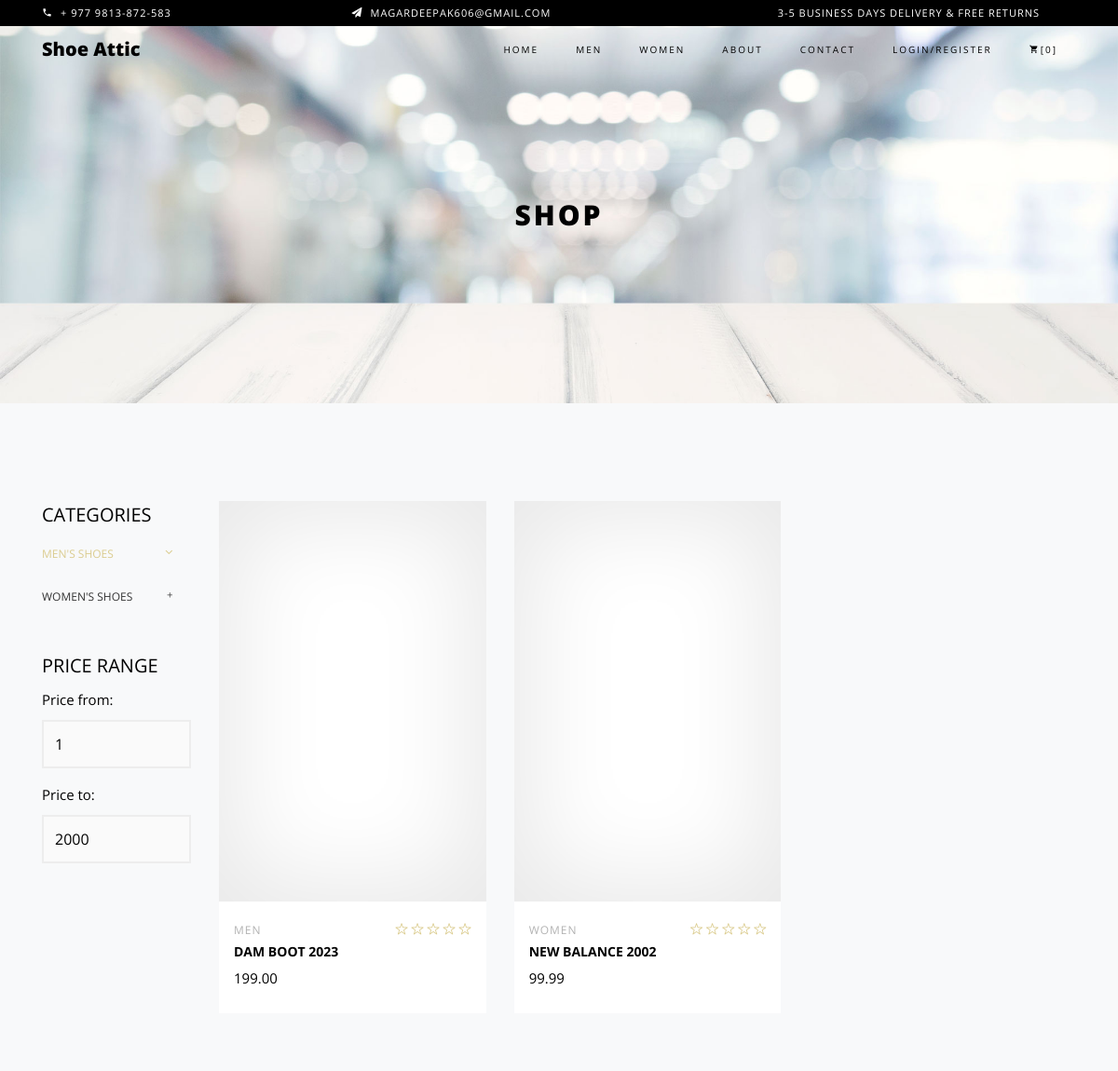
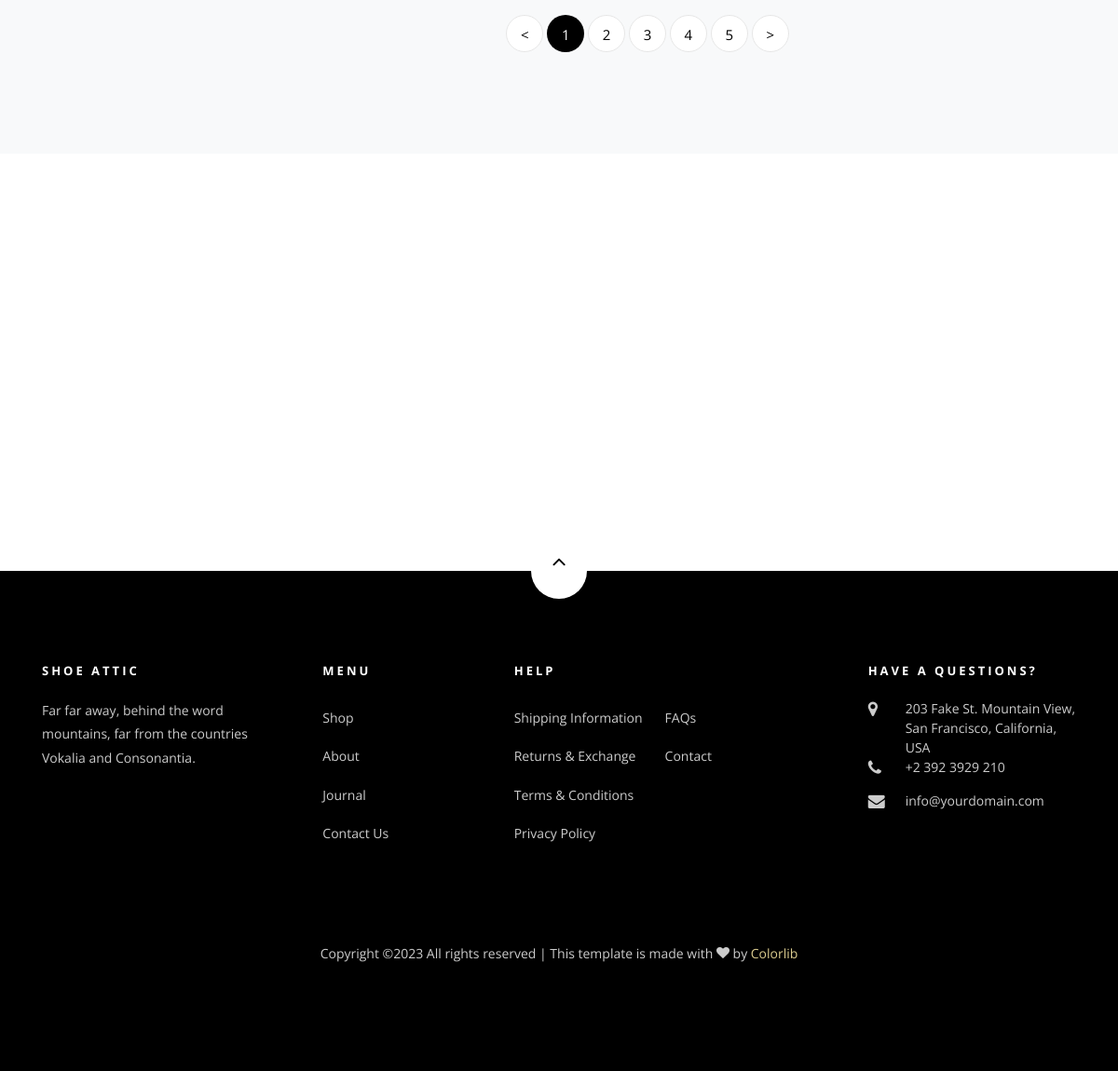
The page /category/ on the database its author committed (2 pictures, top to bottom).
### myApp/models.py (models this page shows, shortened)
class Product(models.Model):
    name = models.CharField(max_length=100, null=True)
    price = models.FloatField()
    image = models.ImageField(upload_to="ProductImage", null=True)
    description = models.TextField(blank=True)
    category = models.ForeignKey(Category, on_delete=models.CASCADE, null=True, blank=True)
    subcategory = models.ForeignKey(SubCategory, on_delete=models.CASCADE, null=True, blank=True)
    brand = models.ForeignKey(Brand, on_delete=models.CASCADE, blank=True, null=True)

class Category(models.Model):
    name = models.CharField(max_length=100, null=True)
    def __str__(self):
        return self.name

### myApp/views.py (the view)
# urls.py: path("category/", category, name="category"),
def category(request):
    context = {"products": Product.objects.all()}
    return render(request, 'category.html', context)

### templates/category.html (shortened to what this page needs)
{% extends 'base.html' %}
{% load static %}
{% block content %}
    <div class="hero-wrap hero-bread" style="background-image: url('images/bg_6.jpg');">
      <div class="container">
        <div class="row no-gutters slider-text align-items-center justify-content-center">
          <div class="col-md-9 ftco-animate text-center">
            <h1 class="mb-0 bread">Shop</h1>
          </div>
        </div>
      </div>
    </div>
    <section class="ftco-section bg-light">
    	<div class="container">
    		<div class="row">
    			<div class="col-md-8 col-lg-10 order-md-last">
    				<div class="row">
						{% for product in products %}
		    			<div class="col-sm-12 col-md-12 col-lg-4 ftco-animate d-flex">
		    				<div class="product d-flex flex-column">
		    					<a href="{% url 'single_product' product.id %}" class="img-prod">
		    					</a>
		    					<div class="text py-3 pb-4 px-3">
		    						<div class="d-flex">
		    							<div class="cat">
				    						<span>{{product.category}}</span>
				    					</div>
				    					<div class="rating">
			    							<p class="text-right mb-0">
			    								<a href="#"><span class="ion-ios-star-outline"></span></a>
			    								<a href="#"><span class="ion-ios-star-outline"></span></a>
			    								<a href="#"><span class="ion-ios-star-outline"></span></a>
			    								<a href="#"><span class="ion-ios-star-outline"></span></a>
			    								<a href="#"><span class="ion-ios-star-outline"></span></a>
			    							</p>
			    						</div>
			    					</div>
		    						<h3><a href="#">{{ product.name }}</a></h3>
		    						<div class="pricing">
			    						<p class="price"><span>{{ product.price|floatformat:2 }}</span></p>
			    					</div>
		    					</div>
		    				</div>
		    			</div>
		    			{% endfor %}
					</div>
		    		<div class="row mt-5">
		          <div class="col text-center">
		            <div class="block-27">
		              <ul>
		                <li><a href="#">&lt;</a></li>
		                <li class="active"><span>1</span></li>
		                <li><a href="#">2</a></li>
		                <li><a href="#">3</a></li>
		                <li><a href="#">4</a></li>
		                <li><a href="#">5</a></li>
		                <li><a href="#">&gt;</a></li>
		              </ul>
		            </div>
		          </div>
		        </div>
		    	</div>
		    	<div class="col-md-4 col-lg-2">
		    		<div class="sidebar">
							<div class="sidebar-box-2">
								<h2 class="heading">Categories</h2>
								<div class="fancy-collapse-panel">
                  <div class="panel-group" id="accordion" role="tablist" aria-multiselectable="true">
                     <div class="panel panel-default">
                         <div class="panel-heading" role="tab" id="headingOne">
                             <h4 class="panel-title">
                                 <a data-toggle="collapse" data-parent="#accordion" href="#collapseOne" aria-expanded="true" aria-controls="collapseOne">Men's Shoes
                                 </a>
                             </h4>
                         </div>
                     </div>
                     <div class="panel panel-default">
                         <div class="panel-heading" role="tab" id="headingTwo">
                             <h4 class="panel-title">
                                 <a class="collapsed" data-toggle="collapse" data-parent="#accordion" href="#collapseTwo" aria-expanded="false" aria-controls="collapseTwo">Women's Shoes
                                 </a>
                             </h4>
                         </div>
                     </div>
                  </div>
               </div>
							</div>
							<div class="sidebar-box-2">
								<h2 class="heading">Price Range</h2>
								<form method="post" class="colorlib-form-2">
		              <div class="row">
		                <div class="col-md-12">
		                  <div class="form-group">
		                    <label for="guests">Price from:</label>
		                    <div class="form-field">
		                      <select name="people" id="people" class="form-control">
		                        <option value="#">1</option>
		                      </select>
		                    </div>
		                  </div>
		                </div>
		                <div class="col-md-12">
		                  <div class="form-group">
		                    <label for="guests">Price to:</label>
		                    <div class="form-field">
		                      <select name="people" id="people" class="form-control">
		                        <option value="#">2000</option>
		                      </select>
		                    </div>
		                  </div>
		                </div>
		              </div>
		            </form>
							</div>
						</div>
    			</div>
    		</div>
    	</div>
    </section>
		<section class="ftco-gallery">
    	<div class="container">
    		<div class="row justify-content-center">
    		</div>
    	</div>
    	<div class="container-fluid px-0">
    		<div class="row no-gutters">
        </div>
    	</div>
    </section>
{% endblock %}

### rows shown on the page
Product: category "MEN", name "DAM BOOT 2023", price "199.00"
Product: category "WOMEN", name "NEW BALANCE 2002", price "99.99"
